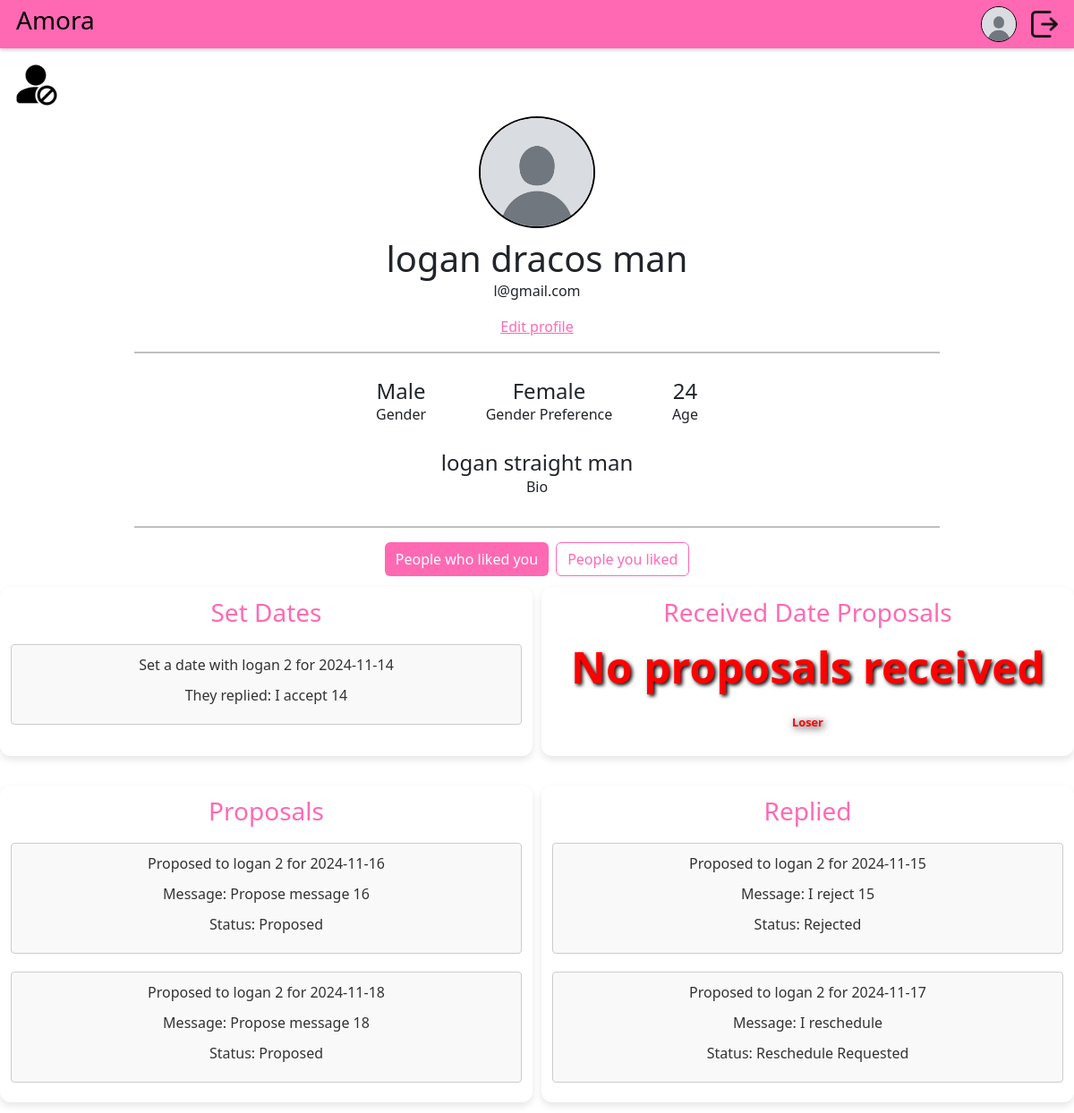
Screenshot of /profile/11 (signed in) with the database file from the repository.
### DatingApp/model.py (models this page shows)
class Profile(db.Model):
    id: Mapped[int] = mapped_column(primary_key=True)
    user_id: Mapped[int] = mapped_column(ForeignKey("user.id"), unique=True)
    user: Mapped["User"] = relationship(
        back_populates="profile",
        single_parent=True,
    )
    fullname: Mapped[str] = mapped_column(String(128))
    bio: Mapped[Optional[str]] = mapped_column(Text)
    birth_year: Mapped[Optional[int]] = mapped_column(Integer)
    age_minimum: Mapped[Optional[int]] = mapped_column(Integer)
    age_maximum: Mapped[Optional[int]] = mapped_column(Integer)
    gender: Mapped[Optional[str]] = mapped_column(String(16))
    genderPreference: Mapped[Optional[str]] = mapped_column(String(16))
    photo_id: Mapped[Optional[int]] = mapped_column(ForeignKey("photo.id"))
    photo: Mapped[Optional["Photo"]] = relationship(back_populates="profile")

class User(flask_login.UserMixin, db.Model):
    id: Mapped[int] = mapped_column(primary_key=True)
    email: Mapped[str] = mapped_column(String(128), unique=True)
    username: Mapped[str] = mapped_column(String(64))
    password: Mapped[str] = mapped_column(String(256))
    profile: Mapped["Profile"] = relationship(back_populates="user")
    liking: Mapped[List["User"]] = relationship(
        secondary=LikingAssociation.__table__,
        primaryjoin=LikingAssociation.liker_id == id,
        secondaryjoin=LikingAssociation.liked_id == id,
        back_populates="likers",
    )
    likers: Mapped[List["User"]] = relationship(
        secondary=LikingAssociation.__table__,
        primaryjoin=LikingAssociation.liked_id == id,
        secondaryjoin=LikingAssociation.liker_id == id,
        back_populates="liking",
    )
    blocking: Mapped[List["User"]] = relationship(
        secondary=BlockingAssociation.__table__,
        primaryjoin=BlockingAssociation.blocker_id == id,
        secondaryjoin=BlockingAssociation.blocked_id == id,
        back_populates="blockers",
    )
    blockers: Mapped[List["User"]] = relationship(
        secondary=BlockingAssociation.__table__,
        primaryjoin=BlockingAssociation.blocked_id == id,
        secondaryjoin=BlockingAssociation.blocker_id == id,
        back_populates="blocking",
    )
    sent_proposals: Mapped[List["DateProposal"]] = relationship(
        back_populates="proposer", foreign_keys="DateProposal.proposer_id"
    )
    received_proposals: Mapped[List["DateProposal"]] = relationship(
        back_populates="recipient", foreign_keys="DateProposal.recipient_id"
    )

class DateProposal(db.Model):
    id: Mapped[int] = mapped_column(primary_key=True)
    proposer_id: Mapped[int] = mapped_column(ForeignKey("user.id"))
    proposer: Mapped["User"] = relationship(
        foreign_keys=[proposer_id], back_populates="sent_proposals"
    )
    recipient_id: Mapped[int] = mapped_column(ForeignKey("user.id"))
    recipient: Mapped["User"] = relationship(
        foreign_keys=[recipient_id], back_populates="received_proposals"
    )
    created_time: Mapped[datetime.datetime] = mapped_column(DateTime(timezone=True))
    response_time: Mapped[datetime.datetime] = mapped_column(DateTime(timezone=True), nullable=True)
    proposed_day: Mapped[datetime.datetime] = mapped_column(DateTime(timezone=True))
    status: Mapped[ProposalStatus] = mapped_column(String(16))
    proposingMessage: Mapped[Optional[str]] = mapped_column(Text, nullable=True)
    replyMessage: Mapped[Optional[str]] = mapped_column(Text, nullable=True)

### DatingApp/main.py (the view)
@bp.route("/profile/<int:user_id>")
@flask_login.login_required
def profile(user_id):
    curUser = flask_login.current_user
    user = db.session.get(model.User, user_id)
    if curUser.id == user.id:
        like_button = None
    elif user in curUser.liking:
        like_button = "unlike"
    else:
        like_button = "like"
    if curUser.id == user.id:
        block_button = None
    elif user in curUser.blocking:
        block_button = "unblock"
    else:
        block_button = "block"
    received_proposals = (
        DateProposal.query.filter_by(recipient_id=user.id, status=model.ProposalStatus.proposed.value).all()
        if curUser.id == user.id else []
    )
    sent_proposals = DateProposal.query.filter_by(proposer_id=curUser.id).all()
    set_dates = DateProposal.query.filter(
        db.or_(
            DateProposal.recipient_id == user.id,
            DateProposal.proposer_id == user.id
        ),
        DateProposal.status == model.ProposalStatus.accepted.value
    ).all()
    current_year = datetime.now().year
    return render_template("main/profile.html", user=user, curUser=curUser, like_button=like_button, block_button=block_button,
                           current_year=current_year, received_proposals=received_proposals,
                           sent_proposals=sent_proposals, set_dates=set_dates)

### DatingApp/__init__.py (called while the page is built)
def create_app(test_config=None):
    app = Flask(__name__)
    app.config["SECRET_KEY"] = "93220d9b340cf9a6c39bac99cce7daf220167498f91fa"
    app.config["SQLALCHEMY_DATABASE_URI"] = "sqlite:///DatingApp.db"
    login_manager = LoginManager()
    login_manager.login_view = 'auth.login'
    login_manager.init_app(app)
    from . import model
    @login_manager.user_loader
    def load_user(user_id):
        return db.session.get(model.User, int(user_id))
    db.init_app(app)
    from . import main
    from . import auth
    app.register_blueprint(main.bp)
    app.register_blueprint(auth.bp)
    return app

### DatingApp/templates/main/profile.html (shortened to what this page needs)
{% extends 'base.html' %}
{% block content %}
<div class="mt-3 ms-3" style="display: flex; justify-content: flex-start">
    <button id="blockedBtn" style="background: none; border: none; padding: 0; cursor: pointer;">
        <img src="{{ url_for('static', filename='blockedUsers.png') }}" alt="Blocked photo" style="width: 50px; height: 50px;">
    </button>
</div>
<div class="profileContainer">
    <div class="pfp">
        {% if user.profile.photo %}
            <img src="{{ url_for('static', filename='photos/photo-' ~ user.profile.photo.id ~ '.' ~ user.profile.photo.file_extension) }}" alt="Profile photo">
        {% else %}
            <img src="{{ url_for('static', filename='photos/defaultPfp.jpg') }}" alt="Default profile photo">
        {% endif %}
    </div>
    <h1 style="margin-bottom: 0px">{{user.profile.fullname}}</h1>
    <p style="margin-top: 0px">{{user.email}}</p>
    {% if current_user.id == user.id %}
        <a href="{{ url_for('main.editProfile') }}" style="color: #ff69b4" class="button">Edit profile</a>
    {% endif %}
    <hr style="border: 1px solid; color: black; width: 75%;">
    <div class="profileElements">
        <div>
            <div style="display: flex; flex-direction: column">
                <h4 style="margin-bottom: 0; text-align: center">
                    {%if user.profile.gender== "male" %} Male
                    {%else%} Female
                    {%endif%}
                </h4>
                <p>Gender</p>
            </div>
        </div>
        <div>
            <h4 style="margin-bottom: 0; text-align: center">
                {%if user.profile.genderPreference== "male" %} Male
                    {%else%} Female
                    {%endif%}
            </h4>
            <p>
                Gender Preference
            </p>
        </div>
        <div>
            <h4 style="margin-bottom: 0; text-align: center">{{ current_year - user.profile.birth_year }}</h4>
            <p>
                Age
            </p>
        </div>
    </div>
    <div style="display: flex; flex-direction: column; width: 75%">
        <h4 style="margin-bottom: 0; word-break: break-word; text-align: center">{{user.profile.bio}}</h4>
        <p style="text-align: center">Bio</p>
    </div>
    <hr style="border: 1px solid black; width: 75%;">
</div>
<div style="display: flex; justify-content: center">
    <button id="likersBtn" class="btn btn-primary me-2" style="background-color: #ff69b4; border: none">People who liked you</button>
    <button id="likedBtn" class="btn btn-outline-primary">People you liked</button>
</div>
{% if user.id == current_user.id %}
    <div class = "proposal-wrapper">
        <div class = "proposal-section">
            <h3> Set Dates</h3>
            {% for date in set_dates %}
                <div class="proposal">
                    {% if date.proposer.id == current_user.id %}
                        <p>Set a date with {{ date.recipient.username }} for {{ date.proposed_day.strftime('%Y-%m-%d') }}</p>
                        <p>They replied: {{date.replyMessage}}</p>
                    {% else %}
                        <p>{{ date.proposer.username }} set a date with you for {{ date.proposed_day.strftime('%Y-%m-%d')}}</p>
                        <p>Your reply: {{date.replyMessage}}</p>
                    {% endif %}
                </div>
            {% endfor %}
        </div>
        <div class = "proposal-section">
            <h3>Received Date Proposals</h3>
            {% if not received_proposals %}
                <p style="font-size: 3em; color: red; text-align: center; font-weight: bold; text-shadow: 2px 2px 4px #000000;">No proposals received</p>
                <p style="font-size: .8em; color: red; text-align: center; font-weight: bold; text-shadow: 2px 2px 8px #000000;">Loser</p>
            {% endif %}
        </div>
        <div class="proposal-section">
            <h3>Proposals</h3>
            {% for proposal in sent_proposals %}
                {% if proposal.status == '0' or proposal.status == '3'%}
                    <div class="proposal">
                        <p>Proposed to {{ proposal.recipient.username }} for {{ proposal.proposed_day.strftime('%Y-%m-%d') }}</p>
                        <p>Message: {{proposal.proposingMessage}}</p>
                        <p>Status: Proposed</p>
                    </div>
                {% endif %}
            {% endfor %}
        </div>
        <div class="proposal-section">
            <h3>Replied</h3>
            {% for proposal in sent_proposals %}
                {% if proposal.status != '0' and proposal.status != '3' and proposal.status != '1'%}
                    <div class="proposal">
                        <p>Proposed to {{ proposal.recipient.username }} for {{ proposal.proposed_day.strftime('%Y-%m-%d') }}</p>
                        <p>Message: {{proposal.replyMessage}}</p>
                        <p>Status:
                        {% if proposal.status == '2' %}
                            Rejected
                        {% elif proposal.status == '4' %}
                            Reschedule Requested
                        {% endif %}
                        </p>
                    </div>
                {% endif %}
            {% endfor %}
        </div>
    </div>
{% endif %}
{% endblock %}

### DatingApp/static/DatingApp.css (style rules this page uses)
body { background: #f2f3f5; }
.profileContainer { display: flex; align-items: center; flex-direction: column; }
.profileElements { display: flex; flex-direction: row; justify-content: space-between; width: 30%; margin: 1% 1%; }
.pfp { display: flex; justify-content: center; align-items: center; margin: 10px; width: 130px; height: 125px; }
.pfp img { border-radius: 50%; width: 100%; height: 100%; object-fit: cover; border: 2px solid #000; }
.proposal { display: flex; flex-direction: column; margin: 10px 0; padding: 10px; border: 1px solid #ccc; border-radius: 4px; background-color: #f9f9f9; min-width: 100%; align-items: center; }
.proposal p { margin: 0 0 10px 0; color: #333; text-align: center; }
.proposal-wrapper { display: grid; grid-template-columns: repeat(2, 1fr); gap: 10px; }
.proposal-wrapper h3 { color: #ff69b4; text-align: center; }
.proposal-section { display: flex; flex-direction: column; width: 100%; margin: 2% auto; padding: 2%; background-color: white; border-radius: 12px; box-shadow: 0 4px 8px rgba(0, 0, 0, 0.1); align-items: center; }
.proposal-section .proposal p { margin: 0 0 10px 0; color: #333; }
#likedBtn { color: #ff69b4; cursor: pointer; border-color: #ff69b4; }

### rows the page displays
Profile: profile.fullname "logan dracos man", current_year-user.profile.birth_year "24", profile.bio "logan straight man"
User: email "l@gmail.com"
DateProposal: recipient.username "logan 2", proposed_day "2024-11-14", replyMessage "I accept 14"
DateProposal: recipient.username "logan 2", proposed_day "2024-11-16", proposingMessage "Propose message 16"
DateProposal: recipient.username "logan 2", proposed_day "2024-11-18", proposingMessage "Propose message 18"
DateProposal: recipient.username "logan 2", proposed_day "2024-11-15", replyMessage "I reject 15", status "Rejected"
DateProposal: recipient.username "logan 2", proposed_day "2024-11-17", replyMessage "I reschedule", status "Reschedule Requested"
